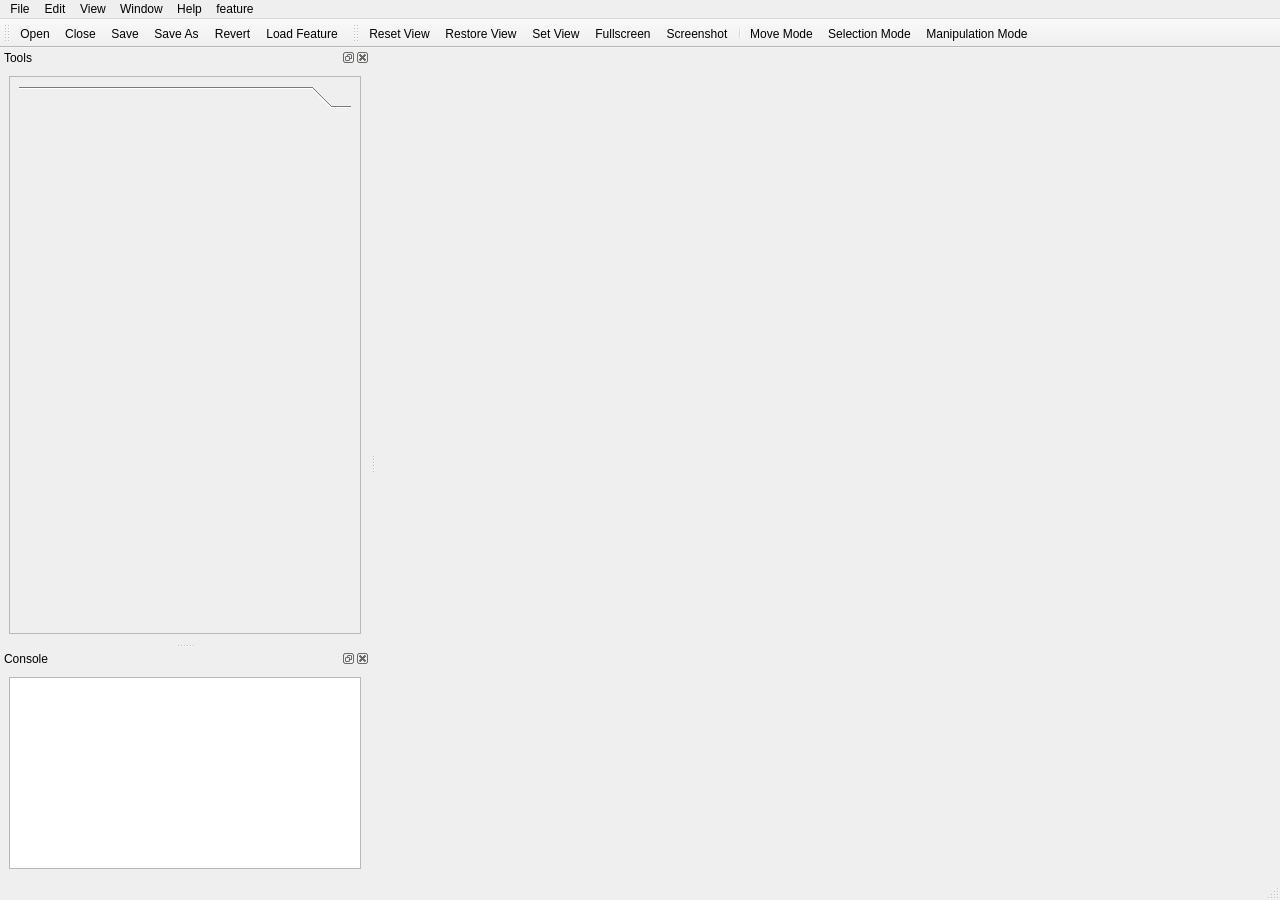
<?xml version="1.0" encoding="UTF-8"?>
<ui version="4.0">
 <class>Main_window</class>
 <widget class="QMainWindow" name="Main_window">
  <property name="windowModality">
   <enum>Qt::NonModal</enum>
  </property>
  <property name="geometry">
   <rect>
    <x>0</x>
    <y>0</y>
    <width>1280</width>
    <height>900</height>
   </rect>
  </property>
  <property name="sizePolicy">
   <sizepolicy hsizetype="Expanding" vsizetype="Expanding">
    <horstretch>0</horstretch>
    <verstretch>0</verstretch>
   </sizepolicy>
  </property>
  <property name="windowTitle">
   <string>Graphene</string>
  </property>
  <property name="windowIcon">
   <iconset resource="Main_window.qrc">
    <normaloff>:/graphene/icons/Graphene.xpm</normaloff>:/graphene/icons/Graphene.xpm</iconset>
  </property>
  <property name="unifiedTitleAndToolBarOnMac">
   <bool>true</bool>
  </property>
  <widget class="QWidget" name="centralwidget"/>
  <widget class="QMenuBar" name="menubar">
   <property name="geometry">
    <rect>
     <x>0</x>
     <y>0</y>
     <width>1280</width>
     <height>23</height>
    </rect>
   </property>
   <widget class="QMenu" name="menuFile">
    <property name="title">
     <string>File</string>
    </property>
    <addaction name="actionOpen"/>
    <addaction name="actionClose"/>
    <addaction name="actionSave"/>
    <addaction name="actionSaveAs"/>
    <addaction name="actionRevert"/>
    <addaction name="actionLoadFeature"/>
    <addaction name="separator"/>
    <addaction name="actionQuit"/>
   </widget>
   <widget class="QMenu" name="menuEdit">
    <property name="title">
     <string>Edit</string>
    </property>
    <addaction name="actionMoveMode"/>
    <addaction name="actionSelectionMode"/>
    <addaction name="actionManipulationMode"/>
   </widget>
   <widget class="QMenu" name="menuView">
    <property name="title">
     <string>View</string>
    </property>
    <addaction name="actionResetView"/>
    <addaction name="actionRestoreView"/>
    <addaction name="actionSetView"/>
    <addaction name="actionSaveView"/>
    <addaction name="actionLoadView"/>
    <addaction name="separator"/>
    <addaction name="actionFullscreen"/>
   </widget>
   <widget class="QMenu" name="menuHelp">
    <property name="title">
     <string>Help</string>
    </property>
    <addaction name="actionAbout"/>
   </widget>
   <widget class="QMenu" name="menuWindow">
    <property name="title">
     <string>Window</string>
    </property>
   </widget>
   <widget class="QMenu" name="menuFeature">
    <property name="title">
     <string>feature</string>
    </property>
    <addaction name="actionDilateLine"/>
   </widget>
   <addaction name="menuFile"/>
   <addaction name="menuEdit"/>
   <addaction name="menuView"/>
   <addaction name="menuWindow"/>
   <addaction name="menuHelp"/>
   <addaction name="menuFeature"/>
  </widget>
  <widget class="QStatusBar" name="statusbar"/>
  <widget class="QToolBar" name="toolBar">
   <property name="acceptDrops">
    <bool>true</bool>
   </property>
   <property name="windowTitle">
    <string>toolBar</string>
   </property>
   <property name="iconSize">
    <size>
     <width>22</width>
     <height>22</height>
    </size>
   </property>
   <property name="toolButtonStyle">
    <enum>Qt::ToolButtonTextUnderIcon</enum>
   </property>
   <property name="floatable">
    <bool>false</bool>
   </property>
   <attribute name="toolBarArea">
    <enum>TopToolBarArea</enum>
   </attribute>
   <attribute name="toolBarBreak">
    <bool>false</bool>
   </attribute>
   <addaction name="actionOpen"/>
   <addaction name="actionClose"/>
   <addaction name="actionSave"/>
   <addaction name="actionSaveAs"/>
   <addaction name="actionRevert"/>
   <addaction name="actionLoadFeature"/>
  </widget>
  <widget class="QToolBar" name="viewToolBar">
   <property name="windowTitle">
    <string>viewToolBar</string>
   </property>
   <property name="iconSize">
    <size>
     <width>22</width>
     <height>22</height>
    </size>
   </property>
   <property name="toolButtonStyle">
    <enum>Qt::ToolButtonTextUnderIcon</enum>
   </property>
   <property name="floatable">
    <bool>true</bool>
   </property>
   <attribute name="toolBarArea">
    <enum>TopToolBarArea</enum>
   </attribute>
   <attribute name="toolBarBreak">
    <bool>false</bool>
   </attribute>
   <addaction name="actionResetView"/>
   <addaction name="actionRestoreView"/>
   <addaction name="actionSetView"/>
   <addaction name="actionFullscreen"/>
   <addaction name="actionScreenshot"/>
   <addaction name="separator"/>
   <addaction name="actionMoveMode"/>
   <addaction name="actionSelectionMode"/>
   <addaction name="actionManipulationMode"/>
  </widget>
  <widget class="QDockWidget" name="toolboxDockWidget">
   <property name="sizePolicy">
    <sizepolicy hsizetype="Preferred" vsizetype="MinimumExpanding">
     <horstretch>0</horstretch>
     <verstretch>0</verstretch>
    </sizepolicy>
   </property>
   <property name="minimumSize">
    <size>
     <width>370</width>
     <height>194</height>
    </size>
   </property>
   <property name="windowTitle">
    <string>Tools</string>
   </property>
   <attribute name="dockWidgetArea">
    <number>1</number>
   </attribute>
   <widget class="QWidget" name="dockWidgetContents">
    <layout class="QHBoxLayout" name="horizontalLayout">
     <item>
      <widget class="QScrollArea" name="scrollArea">
       <property name="widgetResizable">
        <bool>true</bool>
       </property>
       <widget class="QWidget" name="scrollAreaWidgetContents">
        <property name="geometry">
         <rect>
          <x>0</x>
          <y>0</y>
          <width>350</width>
          <height>529</height>
         </rect>
        </property>
        <layout class="QVBoxLayout" name="verticalLayout_2">
         <item>
          <widget class="QToolBox" name="toolBox">
           <property name="sizePolicy">
            <sizepolicy hsizetype="Preferred" vsizetype="MinimumExpanding">
             <horstretch>0</horstretch>
             <verstretch>0</verstretch>
            </sizepolicy>
           </property>
           <property name="currentIndex">
            <number>0</number>
           </property>
           <widget class="QWidget" name="page">
            <property name="geometry">
             <rect>
              <x>0</x>
              <y>0</y>
              <width>332</width>
              <height>485</height>
             </rect>
            </property>
            <attribute name="label">
             <string/>
            </attribute>
           </widget>
          </widget>
         </item>
        </layout>
       </widget>
      </widget>
     </item>
    </layout>
   </widget>
  </widget>
  <widget class="QDockWidget" name="consoleDockWidget">
   <property name="sizePolicy">
    <sizepolicy hsizetype="Expanding" vsizetype="Maximum">
     <horstretch>0</horstretch>
     <verstretch>0</verstretch>
    </sizepolicy>
   </property>
   <property name="windowTitle">
    <string>Console</string>
   </property>
   <attribute name="dockWidgetArea">
    <number>1</number>
   </attribute>
   <widget class="QWidget" name="dockWidgetContents_2">
    <property name="sizePolicy">
     <sizepolicy hsizetype="Expanding" vsizetype="Expanding">
      <horstretch>0</horstretch>
      <verstretch>0</verstretch>
     </sizepolicy>
    </property>
    <layout class="QVBoxLayout" name="verticalLayout">
     <item>
      <widget class="QTextEdit" name="consoleTextEdit">
       <property name="acceptDrops">
        <bool>false</bool>
       </property>
       <property name="readOnly">
        <bool>true</bool>
       </property>
      </widget>
     </item>
    </layout>
   </widget>
  </widget>
  <action name="actionOpen">
   <property name="icon">
    <iconset resource="Main_window.qrc">
     <normaloff>:/graphene/icons/document-open.png</normaloff>:/graphene/icons/document-open.png</iconset>
   </property>
   <property name="text">
    <string>Open</string>
   </property>
   <property name="shortcut">
    <string>Ctrl+O</string>
   </property>
  </action>
  <action name="actionClose">
   <property name="icon">
    <iconset resource="Main_window.qrc">
     <normaloff>:/graphene/icons/document-close.png</normaloff>:/graphene/icons/document-close.png</iconset>
   </property>
   <property name="text">
    <string>Close</string>
   </property>
   <property name="shortcut">
    <string>Ctrl+W</string>
   </property>
  </action>
  <action name="actionSave">
   <property name="icon">
    <iconset resource="Main_window.qrc">
     <normaloff>:/graphene/icons/document-save.png</normaloff>:/graphene/icons/document-save.png</iconset>
   </property>
   <property name="text">
    <string>Save</string>
   </property>
   <property name="shortcut">
    <string>Ctrl+S</string>
   </property>
  </action>
  <action name="actionSaveAs">
   <property name="icon">
    <iconset resource="Main_window.qrc">
     <normaloff>:/graphene/icons/document-save-as.png</normaloff>:/graphene/icons/document-save-as.png</iconset>
   </property>
   <property name="text">
    <string>Save As</string>
   </property>
   <property name="shortcut">
    <string>Ctrl+Shift+S</string>
   </property>
  </action>
  <action name="actionRevert">
   <property name="icon">
    <iconset resource="Main_window.qrc">
     <normaloff>:/graphene/icons/document-revert.png</normaloff>:/graphene/icons/document-revert.png</iconset>
   </property>
   <property name="text">
    <string>Revert</string>
   </property>
   <property name="shortcut">
    <string>Ctrl+R</string>
   </property>
  </action>
  <action name="actionFullscreen">
   <property name="icon">
    <iconset resource="Main_window.qrc">
     <normaloff>:/graphene/icons/view-fullscreen.png</normaloff>:/graphene/icons/view-fullscreen.png</iconset>
   </property>
   <property name="text">
    <string>Fullscreen</string>
   </property>
   <property name="toolTip">
    <string>Toggle fullscreen mode</string>
   </property>
   <property name="shortcut">
    <string>Ctrl+Shift+F</string>
   </property>
  </action>
  <action name="actionResetView">
   <property name="icon">
    <iconset resource="Main_window.qrc">
     <normaloff>:/graphene/icons/go-home.png</normaloff>:/graphene/icons/go-home.png</iconset>
   </property>
   <property name="text">
    <string>Reset View</string>
   </property>
   <property name="shortcut">
    <string>Ctrl+Shift+R</string>
   </property>
  </action>
  <action name="actionRestoreView">
   <property name="icon">
    <iconset resource="Main_window.qrc">
     <normaloff>:/graphene/icons/restore-home.png</normaloff>:/graphene/icons/restore-home.png</iconset>
   </property>
   <property name="text">
    <string>Restore View</string>
   </property>
   <property name="shortcut">
    <string>Alt+Home</string>
   </property>
  </action>
  <action name="actionSetView">
   <property name="icon">
    <iconset resource="Main_window.qrc">
     <normaloff>:/graphene/icons/set-home.png</normaloff>:/graphene/icons/set-home.png</iconset>
   </property>
   <property name="text">
    <string>Set View</string>
   </property>
   <property name="shortcut">
    <string>Ctrl+Shift+Home</string>
   </property>
  </action>
  <action name="actionAbout">
   <property name="text">
    <string>About Graphene</string>
   </property>
  </action>
  <action name="actionMoveMode">
   <property name="checkable">
    <bool>true</bool>
   </property>
   <property name="icon">
    <iconset resource="Main_window.qrc">
     <normaloff>:/graphene/icons/transform-move.png</normaloff>:/graphene/icons/transform-move.png</iconset>
   </property>
   <property name="text">
    <string>Move Mode</string>
   </property>
  </action>
  <action name="actionSelectionMode">
   <property name="checkable">
    <bool>true</bool>
   </property>
   <property name="icon">
    <iconset resource="Main_window.qrc">
     <normaloff>:/graphene/icons/edit-select.png</normaloff>:/graphene/icons/edit-select.png</iconset>
   </property>
   <property name="text">
    <string>Selection Mode</string>
   </property>
  </action>
  <action name="actionManipulationMode">
   <property name="checkable">
    <bool>true</bool>
   </property>
   <property name="icon">
    <iconset resource="Main_window.qrc">
     <normaloff>:/graphene/icons/edit-node.png</normaloff>:/graphene/icons/edit-node.png</iconset>
   </property>
   <property name="text">
    <string>Manipulation Mode</string>
   </property>
  </action>
  <action name="actionQuit">
   <property name="text">
    <string>Quit</string>
   </property>
   <property name="shortcut">
    <string>Ctrl+Q</string>
   </property>
  </action>
  <action name="actionSaveView">
   <property name="text">
    <string>Save View</string>
   </property>
  </action>
  <action name="actionLoadView">
   <property name="text">
    <string>Load View</string>
   </property>
  </action>
  <action name="actionScreenshot">
   <property name="icon">
    <iconset resource="Main_window.qrc">
     <normaloff>:/graphene/icons/screenshot.png</normaloff>:/graphene/icons/screenshot.png</iconset>
   </property>
   <property name="text">
    <string>Screenshot</string>
   </property>
   <property name="toolTip">
    <string>Takes a screenshot of the OpenGL widget</string>
   </property>
   <property name="shortcut">
    <string>Ctrl+Print</string>
   </property>
  </action>
  <action name="actionLoadFeature">
   <property name="icon">
    <iconset resource="Main_window.qrc">
     <normaloff>:/graphene/icons/features.png</normaloff>:/graphene/icons/features.png</iconset>
   </property>
   <property name="text">
    <string>Load Feature</string>
   </property>
  </action>
  <action name="actionDilateLine">
   <property name="text">
    <string>Dilate Line</string>
   </property>
   <property name="toolTip">
    <string>Dilate Line</string>
   </property>
  </action>
 </widget>
 <resources>
  <include location="Main_window.qrc"/>
 </resources>
 <connections/>
</ui>
